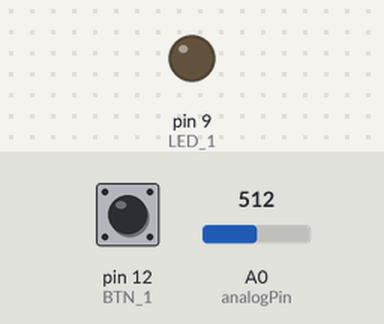
Simulated run of this sketch. Board: Arduino Uno, built with avr-gcc and run on an emulated ATmega328P. Parts: output pins drawn as LEDs (lit = HIGH). The inputs (shaded band) are chosen by the test bench; at power-on: pin 12 (BTN_1) HIGH, A0 (analogPin) = 512. What the sketch prints to the serial monitor is not drawn.

Above: at 1.2 s.
1.3 s: pin 12 (BTN_1) pulled LOW for 0.15 s
At 1.38 s:
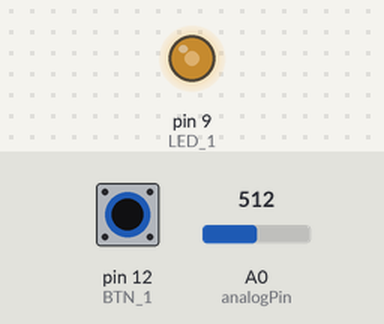
2.9 s: pin 12 (BTN_1) pulled LOW for 3.2 s
At 6.9 s:
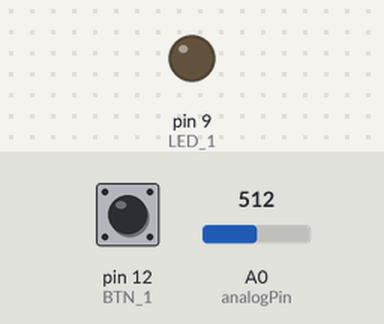
Timing chart, 0 to 8.4 s (numbered marks = the images above; inputs shaded):
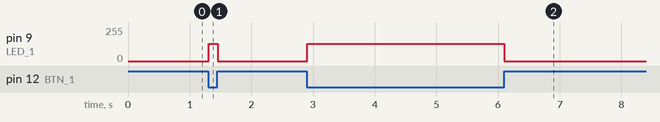

Measured:
- after the input at 1.3 s, pin 9 (LED_1): 0/255 → 128/255 at once, → 0/255 0.15 s later
- after the input at 2.9 s, pin 9 (LED_1): 0/255 → 128/255 at once, → 0/255 3.2 s later

The sketch:

week3course.ino
```cpp
//library

// static var
#define LED_1 9
#define BTN_1 12

// global var
int analogPin=A0;
int analogValue=0;

void setup() {
  // put your setup code here, to run once:
  pinMode(LED_1, OUTPUT);
  Serial.begin(9600);
}

void loop() {
  // put your main code here, to run repeatedly:
  int digitalBtn = digitalRead(BTN_1);
  analogValue = analogRead(analogPin);
  Serial.println("9");

  if (!digitalBtn){
    analogWrite(LED_1, analogValue/4);
  }else{
    analogWrite(LED_1, 0);
  }
}
```
